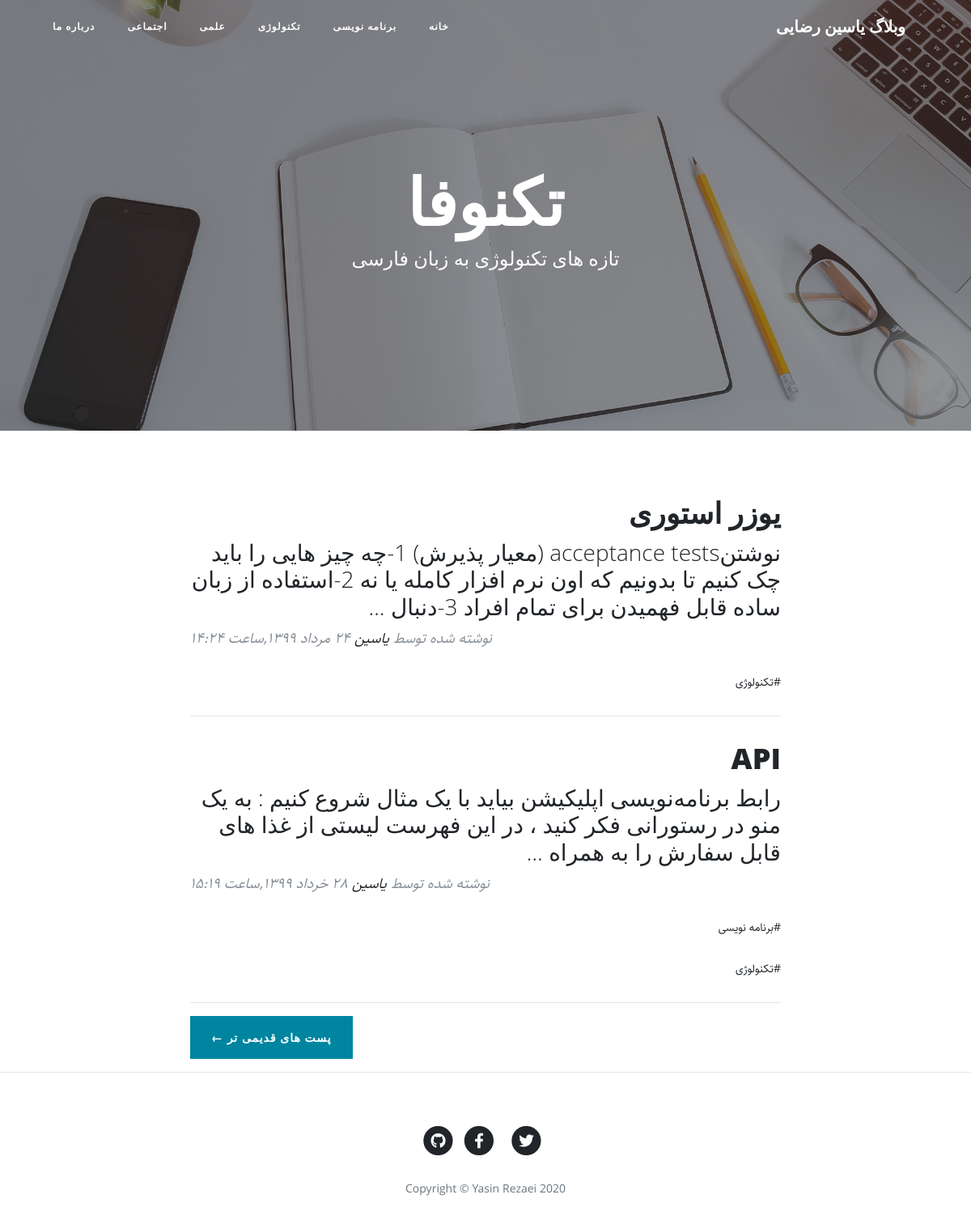
The app's page /category/tech, older data.
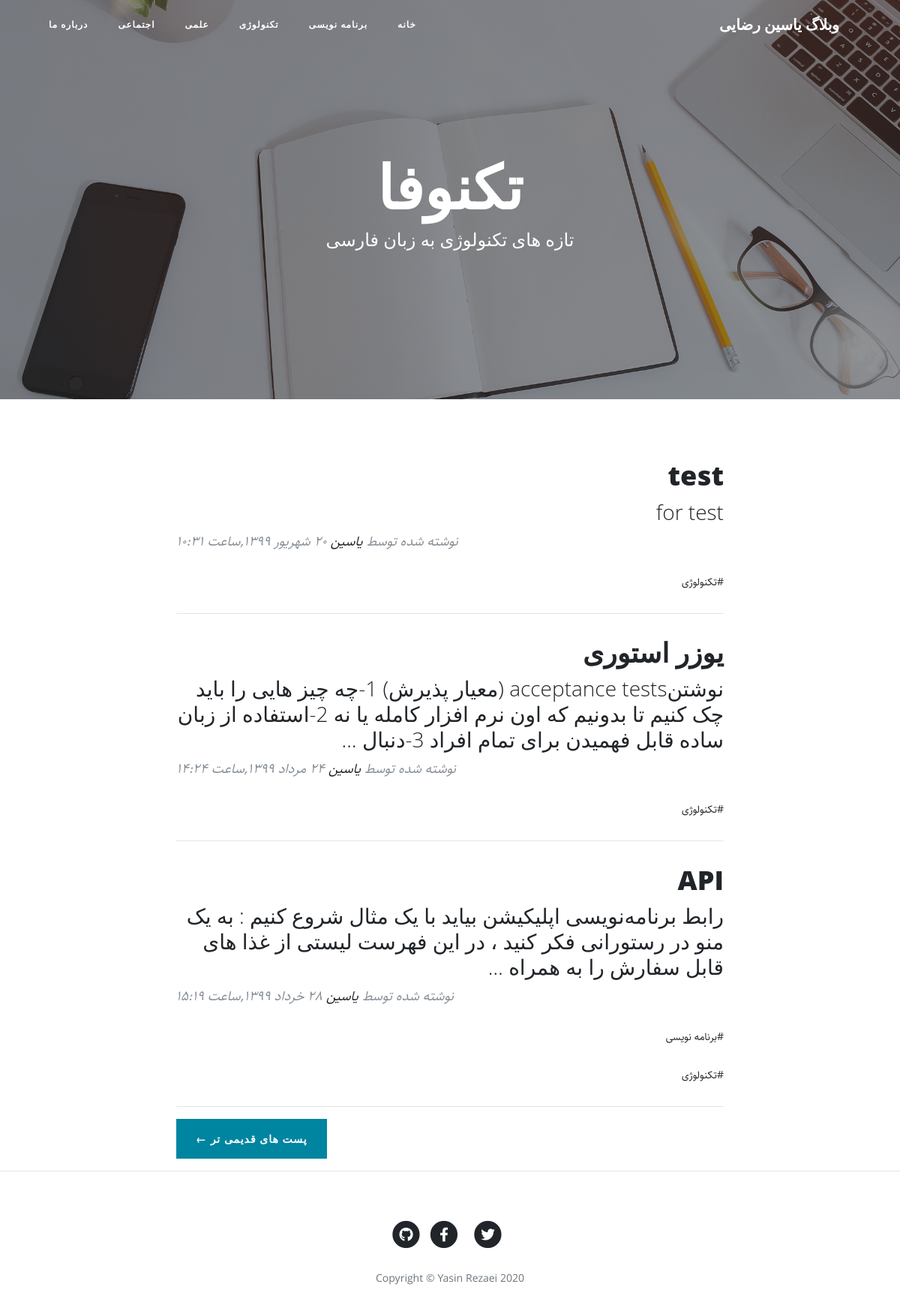
The same page, newer data.
### blog/models.py (models this page shows, shortened)
class Category(models.Model):
    title=models.CharField(max_length=100,verbose_name="عنوان دسته بندی")
    slug=models.SlugField(max_length=100,unique=True,verbose_name="آدرس دسته بندی")
    status=models.BooleanField(default=True,verbose_name="آیا نمایش داده شود؟")
    position=models.IntegerField(verbose_name="پوزیشن")
    class Meta:
        verbose_name="دسته بندی"
        verbose_name_plural="دسته بندی ها"
        ordering=['position']

class Article(models.Model):
    STATUS_CHOICES=(
        ('d','پیش نویس'),
        ('p','منتشر شده'),
    )
    title=models.CharField(max_length=100,verbose_name="عنوان مقاله")
    slug=models.SlugField(max_length=100,unique=True,verbose_name="آدرس مقاله")
    writer=models.ManyToManyField(Writer,verbose_name="نویسنده")
    category=models.ManyToManyField(Category,verbose_name="دسته بندی",related_name="articles")
    description=models.TextField(verbose_name="محتوا")
    thumbnail=models.ImageField(upload_to="images",verbose_name="تصویر")
    publish=models.DateTimeField(default=timezone.now,verbose_name="زمان انتشار")
    created=models.DateTimeField(auto_now_add=True)
    updated=models.DateTimeField(auto_now=True)
    status=models.CharField(max_length=1,choices=STATUS_CHOICES,verbose_name="وضعیت")
    class Meta:
        verbose_name="مقاله"
        verbose_name_plural="مقالات"
        ordering=['-publish']
    def jpublish(self):
        return jalali_converter(self.publish)
    jpublish.short_description="زمان انتشار"
    def category_published(self):
        return self.category.filter(status=True)

### blog/views.py (the view)
# urls.py: path('category/<slug:slug>',category,name="category"),
def category(request,slug):
    context={
        "category":get_object_or_404(Category,slug=slug,status=True)
        }
    return render(request,"blog/category.html",context)

### blog/templatetags/base_tags.py (called while the page is built)
@register.simple_tag
def title():
    return "وبلاگ یاسین رضایی"

@register.inclusion_tag("blog/partials/category_navbar.html")
def category_navbar():
    return {
        "category":Category.objects.filter(status=True)
    }

### extensions/jalali.py (called while the page is built)
    def persian_tuple(self):
        return self.persian_year, self.persian_month, self.persian_day

### extensions/utils.py (called while the page is built)
def persian_numbers_converter(Str):
    numbers={
        "0":"۰",
        "1":"۱",
        "2":"۲",
        "3":"۳",
        "4":"۴",
        "5":"۵",
        "6":"۶",
        "7":"۷",
        "8":"۸",
        "9":"۹"
    }
    for e,p in numbers.items():
        Str=Str.replace(e,p)
    return Str

### blog/templates/blog/category.html
{%extends 'blog/base.html'%}
{%load static%}
{%block main%}
  <header class="masthead" style="background-image: url('{%static 'blog/img/home-bg.jpg' %}')">
    <div class="overlay"></div>
    <div class="container">
      <div class="row">
        <div class="col-lg-8 col-md-10 mx-auto">
          <div class="site-heading">
            <h1>تکنوفا</h1>
            <span class="subheading">تازه های تکنولوژی به زبان فارسی</span>
          </div>
        </div>
      </div>
    </div>
  </header>
  <div class="container">
    <div class="row">
      <div class="col-lg-8 col-md-10 mx-auto">
      {%for article in category.articles.all%}
        <div class="post-preview">
          <a href="{%url 'blog:detail' article.slug%}">
            <h2 class="post-title">
              {{article.title}}
            </h2>
            <h3 class="post-subtitle">
              {{article.description|truncatewords:30}}
            </h3>
          </a>
          <p class="post-meta">نوشته شده توسط
            <a href="#">یاسین</a>
            {{article.jpublish}}</p>
            <div>
              {%for cat in article.category_published.all%}
                    <p>#{{cat.title}}</p>
              {%endfor%}
            </div>
        </div>
        <hr>
      {%endfor%}
        <div class="clearfix pagger-botton">
          <a class="btn btn-primary float-right" href="#">پست های قدیمی تر &larr;</a>
        </div>
      </div>
    </div>
  </div>
  <hr>
{%endblock%}

### blog/templates/blog/partials/category_navbar.html
<div class="collapse navbar-collapse" id="navbarResponsive">
    <ul class="navbar-nav ml-auto">
      <li class="nav-item">
        <a class="nav-link" href="{%url 'blog:home'%}">خانه</a>
      </li>
      {%for cat in category %}
        <li class="nav-item">
          <a class="nav-link" href="{%url 'blog:category' cat.slug %}">{{cat.title}}</a>
        </li>
      {%endfor%}
      <li class="nav-item">
        <a class="nav-link" href="{%url 'blog:about'%}">درباره ما</a>
      </li>
    </ul>
  </div>

Row changes from the older to the newer data that the page shows:
added Article: title "test", description "for test", jpublish "۲۰ شهریور ۱۳۹۹,ساعت ۱۰:۳۱", Category (title "تکنولوژی")
